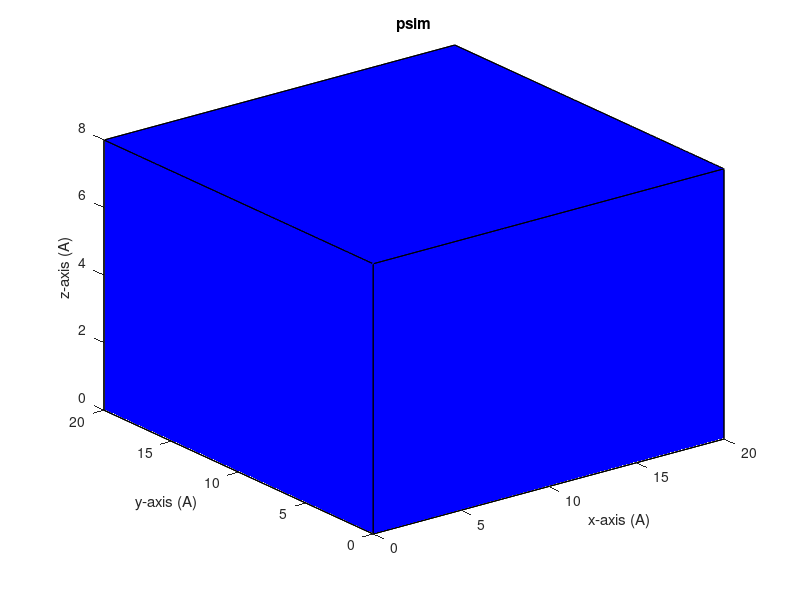

MATLAB code to generate this figure: (Note: this script raises an error after producing the figure.)
%-----------------------------------------------------------------------------------
% psim
% Particle Simulation Prototype
% This program simulates a number of particles confined to box of specified 
% dimensions, and calculates various thermodynamic properties.
%-----------------------------------------------------------------------------------
% Brian Burns
% Advanced Physics Lab
% Dr. John Miller, Jr. 
% April 2003
%-----------------------------------------------------------------------------------

clear; % clear all variables (helps catch variable misspellings, etc). 
clf % clear figure window 
clc % clear command window
close all; % delete any existing figures

% Append all output to log file
diary psimlog.txt;

ProgramVersion = 'psim, version April 2003';


%-----------------------------------------------------------------------------------
% Constants and Units
%-----------------------------------------------------------------------------------
% Mass:       Daltons (D) (1.66e-26 kg)
% Length:     Angstroms (A) (1e-10 m)
% Time:       Picosecs (ps) (1e-12 sec)
% Force:      Mewton "Molecular Newton" = DA/ps^2 
% Energy:     Moule "Molecular Joule" = DA^2/ps^2 
% Pressure:   Mascal "Molecular Pascal" = D/A/ps^2 
% Volume:     Molvo "Molecular Volume" = A^3 
%-----------------------------------------------------------------------------------

NA = 6.022e23; % Avogadro's number
kbJoules = 1.380658e-23; % Boltzmann's constant [Joules/K]
Dalton = 1.6605402e-27; % [kg]
Angstrom = 1e-10; % [meters]
ps = 1e-12; % [seconds]
kjpermol = 1000 / NA; % [1.66e-21 J]
eV = 1.602e-19; % [Joules]

Mewton = Dalton * Angstrom / ps^2; % [Newtons]
Moule = Dalton * Angstrom^2 / ps^2; % [Joules]
Mascal = Mewton / Angstrom^2; % [Pascals]
Molvo = Angstrom^3; % [m^3]

% Conversion Factors
NewtonsPerMewton = Mewton; % [1.66054e-13 Newtons/Mewton]
JoulesPerMoule = Moule; % [1.66054e-23 Joules/Moule]
PascalsPerMascal = Mascal; % [1.66054e7 Pascal/Mascal]
MewtonsPerNewton = 1/Mewton; % [6.022137377e12 Mewtons/Newton]
MoulesPerJoule = 1/Moule; % [6.022137e22 Moules/Joule]
MascalsPerPascal = 1/Mascal; % [6.022137e-8 Mascal/Pascal]
AngstromsPerMeter = 1/Angstrom;
KilogramsPerDalton = Dalton;
CubicMetersPerMolvo = Angstrom^3;
eVperMoule = Moule / eV; % [eV/Moule]
eVperJoule = 1/eV; % [eV/Joule]
AtmospheresPerPascal = 1/101325; % [Atm/Pa]
AtmospheresPerMascal = AtmospheresPerPascal * PascalsPerMascal; % [Atm/Mascal]

kb = kbJoules * MoulesPerJoule; % Boltzmann's constant [0.83145116 Moules/K]
g = 9.8 * AngstromsPerMeter / (1e12)^2; % Acceleration of gravity [9.8e-14 A/ps^2]
SpeedOfLight = 3e8 * 1e10/1e12; % [3e6 A/ps]


%-----------------------------------------------------------------------------------
% Initialization
%-----------------------------------------------------------------------------------
% Specify starting parameters here.
% A real program would read this info in from initialization files. 
% The different experiments are listed here.
%-----------------------------------------------------------------------------------

nd = 3; % number of dimensions
b3dDisplay = 1; % turn 3d display on / off

% Define different atomic species
Species(1).Name = 'Argon';
Species(1).Mass = 40; % [D]
Species(1).Radius = 0.95; % [A] 
Species(1).Color = 'b'; % blue
Species(1).Quantity = 0;
Species(2) = Species(1); % just a copy of species 1
Species(2).Color = 'g'; % green


% Maxwell Velocity Distribution
%--------------------------------------------------
% sExperiment='Maxwell Velocity Distribution';
% bGasCollisions = 1;
% InitTemperature = 100; % [K]
% sPotentialType = 'none'; % hard spheres / ideal gas
% nPotentialType = 0;
% sParticleDistribution = 'flat';
% sVelocityDistribution = 'same'; 
% DisplaySteps = 2; %round(1/TimeStep); % [steps/display]
% L = 10; % [A]    (range from 10-100 is good)
% bMembrane = 0;
% np = 200; % Number of particles - need enough for good histograms
% bVelocityHistogram = 1;
% TimeRange = 8; % [ps]
% TimeStep = 1/10; % [ps]
% nSpecies = 1;
% Species(1).Quantity = np;
% Species(1).Temperature = InitTemperature; 
% bShiftParticles = 0;
% SampleSteps = round(1/TimeStep); % number of time steps between samples. gives 1 sample per ps
% BoxSize = [L L L];
% nx=10;

% Ideal Gas Law
%--------------------------------------------------
% don't need gas collisions to verify ideal gas law - just use gaussian velocity distribution
% sExperiment='Ideal Gas Law';
% bGasCollisions = 0; 
% InitTemperature = 300; % [K]
% sPotentialType = 'none'; % hard spheres / ideal gas
% nPotentialType = 0;
% sParticleDistribution = 'flat';
% sVelocityDistribution = 'gaussian'; 
% DisplaySteps = 6; %round(1/TimeStep); % [steps/display]
% L = 20; % [A]    (range from 10-100 is good)
% BoxSize = [L L L];
% bMembrane = 0;
% np = 500; % Number of particles
% bVelocityHistogram = 1;
% TimeRange = 100; % [ps]
% TimeStep = 1/10; % [ps]
% nSpecies = 1;
% Species(1).Quantity = np;
% Species(1).Temperature = InitTemperature; 
% bShiftParticles = 0;
% SampleSteps = round(1/TimeStep); % number of time steps between samples. gives 1 sample per ps
% nx=10;

% Diffusion
%--------------------------------------------------
% sExperiment='Diffusion';
% bGasCollisions = 0; 
% InitTemperature = 100; % [K]
% sPotentialType = 'none'; % hard spheres / ideal gas
% nPotentialType = 0;
% sParticleDistribution = 'half';
% sVelocityDistribution = 'gaussian'; 
% DisplaySteps = 2; %round(1/TimeStep); % [steps/display]
% L = 20; % [A]
% BoxSize = [L L L];
% bMembrane = 0;
% np = 1000; % Number of particles
% bVelocityHistogram = 0;
% TimeRange = 10; % [ps]
% TimeStep = 1/40; % [ps]
% nSpecies = 2;
% Species(1).Quantity = np/2;
% Species(2).Quantity = np/2;
% bShiftParticles = 0;
% Species(1).Temperature = InitTemperature; 
% Species(2).Temperature = InitTemperature; 
% SampleSteps = round(1/TimeStep); % number of time steps between samples. gives 1 sample per ps
% nx=10;


% Diffusion2
%--------------------------------------------------
sExperiment='Diffusion';
bGasCollisions = 1; 
InitTemperature = 300; % [K]
sPotentialType = 'none'; % hard spheres / ideal gas
nPotentialType = 0;
sParticleDistribution = 'diff2';
sVelocityDistribution = 'gaussian2';
DisplaySteps = 2; %round(1/TimeStep); % [steps/display]
%L = 40; % [A]
BoxSize = [20 20 8]; % flat box
bMembrane = 0;
np = 220; % Number of particles
bVelocityHistogram = 0;
TimeRange = 10; % [ps]
TimeStep = 1/40; % [ps]
nSpecies = 2;
Species(1).Quantity = np*0.9;
Species(2).Quantity = np*0.1;
bShiftParticles = 0;
Species(1).Temperature = InitTemperature; 
Species(2).Temperature = InitTemperature; 
SampleSteps = round(1/TimeStep); % number of time steps between samples. gives 1 sample per ps
nx=10;

Species(2).Name = 'dye';
Species(2).Mass = 800; % [D]
Species(2).Radius = 4; % [A] 


% Heat Transfer
%--------------------------------------------------
% sExperiment='Heat Transfer';
% bGasCollisions = 1; 
% InitTemperature = 300; % [K]
% sPotentialType = 'none'; % hard spheres / ideal gas
% nPotentialType = 0;
% sParticleDistribution = 'half';
% sVelocityDistribution = 'gaussian'; 
% DisplaySteps = 4; %round(1/TimeStep); % [steps/display]
% BoxSize = [50 5 5]; % [A]
% bMembrane = 0;
% np = 300; % Number of particles
% bVelocityHistogram = 0;
% TimeRange = 10; % [ps]
% TimeStep = 1/25; % [ps]
% nSpecies = 2;
% Species(1).Quantity = np/2;
% Species(2).Quantity = np/2;
% Species(1).Temperature = InitTemperature; 
% Species(2).Temperature = 1; % cold part
% bShiftParticles = 0;
% SampleSteps = 5; %round(1/TimeStep); % number of time steps between samples. gives 1 sample per ps
% nx=20;

% Osmosis
%--------------------------------------------------
% semi-permeable membrane between halves of box (permeable to species 1 only)
% sExperiment='Osmosis';
% bGasCollisions = 0; 
% InitTemperature = 100; % [K]
% sPotentialType = 'none'; % hard spheres / ideal gas
% nPotentialType = 0;
% sParticleDistribution = 'half';
% sVelocityDistribution = 'gaussian'; 
% DisplaySteps = 2; %round(1/TimeStep); % [steps/display]
% L = 20; % [A]    (range from 10-100 is good)
% BoxSize = [L L L];
% bMembrane = 1;
% np = 500; % Number of particles
% bVelocityHistogram = 0;
% TimeRange = 10; % [ps]
% TimeStep = 1/40; % [ps]
% nSpecies = 2;
% Species(1).Quantity = np/2;
% Species(2).Quantity = np/2;
% bShiftParticles = 0;
% Species(1).Temperature = InitTemperature; 
% Species(2).Temperature = InitTemperature; 
% SampleSteps = round(1/TimeStep); % number of time steps between samples. gives 1 sample per ps
% nx=10;

% Real Gas Law
%--------------------------------------------------
% sExperiment='Real Gas Law';
% bGasCollisions = 0;
% sPotentialType = 'lennard-jones'; 
% nPotentialType = 1; % lennard-jones
% bVelocityHistogram = 0;
% InitTemperature = 400; % [K]
% sVelocityDistribution = 'gaussian';
% L = 20; % [A]
% BoxSize = [L L L];
% bMembrane = 0;
% %sParticleDistribution = 'test';
% %np = 2; % Number of particles
% npod = 3; % number of particles in one dimension 
% sParticleDistribution = 'fcc';
% %np = 20; % Number of particles
% np = npod^nd; % number of particles
% TimeRange = 200; % [ps]
% TimeStep = 0.01; % [ps]
% nSpecies = 1;
% Species(1).Quantity = np;
% bShiftParticles = 0;
% Species(1).Temperature = InitTemperature;
% SampleSteps = round(1/TimeStep); % number of time steps between samples. gives 1 sample per ps
% DisplaySteps = 5; 
% nx=10;



% Container
%-----------------------------------------------------------------------------------
BoxMatrix = [BoxSize(1) 0 0; 0 BoxSize(2) 0; 0 0 BoxSize(3)];
BoxArea = 2 * (BoxSize(1) * BoxSize(2) + BoxSize(2) * BoxSize(3) + ...
			BoxSize(1) * BoxSize(3)); % [A^2] ie 2LH + 2HW + 2LW
InitVolume = prod(BoxSize); % [A^3]



% Calculated Parameters
%-----------------------------------------------------------------------------------

TotalTimeSteps = TimeRange / TimeStep; % total number of time steps during run
SampleTime = TimeStep * SampleSteps; % amount of time elapsed between samples [ps]
TotalSamples = TotalTimeSteps / SampleSteps; % total number of samples to take during run

xrange = 0:(BoxSize(1)/nx):BoxSize(1);
trange = 0:SampleTime:TimeRange;
xrange = xrange(1:length(xrange)-1);
trange = trange(1:length(trange)-1);


% Assign data to arrays
%-----------------------------------------------------------------------------------

Radius = zeros(np,1);
Mass = zeros(np,1);
Color = zeros(np,1);
Position = zeros(np,nd);
Velocity = zeros(np,nd);
Acceleration = zeros(np,nd);

iStart = 1;
for i = 1:nSpecies
	
	AtomMass = Species(i).Mass;
	AtomRadius = Species(i).Radius;
	AtomVolume = 4/3*pi*AtomRadius^3; % [A^3]
	kT = kb * Species(i).Temperature; % Thermal energy [Moules]
	VxRms = sqrt(kT / AtomMass); % std deviation of one velocity component [A/ps]

	Quantity = Species(i).Quantity; % number of atoms of this species
	
	iEnd = iStart + Quantity - 1;
	Range = iStart:iEnd; % range of indices for this species (eg 20:39)
	
	Radius(Range) = Species(i).Radius;
	Mass(Range) = Species(i).Mass;
	Color(Range) = Species(i).Color;
	Species(i).Range = Range;
	r = Species(i).Radius;
	BoxMatrixInner = BoxMatrix - 2 * r * eye(3);
	
	% Particle Distribution
	% Distribute particles randomly through container (keep away from walls by radius of atom though)
	switch sParticleDistribution
	case 'half'
		% species 1 in left side of box
		% species 2 in right side of box
		% no barrier
		Position(Range,:) = rand(Quantity,nd) * BoxMatrixInner + r;
		Position(Range,1) = Position(Range,1) * 0.5 + BoxSize(1)*(i-1)/2; % shift to left or right side of the box
	case 'test'
		% two particles symmetrically located in box
		Position(1,:) = [BoxSize(1)/4, BoxSize(2)/2, BoxSize(3)/3];
		Position(2,:) = [3 * BoxSize(1)/4, BoxSize(2)/2, BoxSize(3)/3];
	case 'fcc'
		% arrange particles evenly throughout box volume
		for ix=1:npod
			for iy=1:npod
				for iz=1:npod
					n = iz + npod*(iy-1) + npod*npod*(ix-1);
					Position(n,1) = ix-1;
					Position(n,2) = iy-1;
					Position(n,3) = iz-1;
				end
			end
		end
		Position = Position / npod * BoxMatrix + BoxSize(1)/npod/2;
	case 'diff2'
		% simulate diffusion experiment:
		% species 1 - random
		% species 2 - circular distrib at center of box
		if i==1
			Position(Range,:) = rand(Quantity,nd) * BoxMatrixInner + r;
			Position(Range,3) = ones(Quantity,1) * BoxSize(3)/2; % z's in middle
		else
			theta = rand(Quantity,1) * 2 * pi;
			rpos = rand(Quantity,1) * 3;
			for j = 1:Quantity
				n = j+Range(1) - 1;
				Position(n,:) = [BoxSize(1)/2 + rpos(j)*cos(theta(j)), BoxSize(2)/2 + rpos(j)*sin(theta(j)), BoxSize(3)/2];
%				Position(Range,:) = randn(Quantity,nd) * 5 + BoxSize(1)/2	
			end
			Position(Range,3) = ones(Quantity,1) * BoxSize(3)/2; % z's in middle
		end
	otherwise
		Position(Range,:) = rand(Quantity,nd) * BoxMatrixInner + r;
	end
	
	% Velocity Distribution
	switch sVelocityDistribution
	case 'gaussian'
		% randn = normal (gaussian) distribution - multiply by std dev and add mean to get required distribution.
		Velocity(Range,:) = VxRms * randn(Quantity,nd); 
		% now need to make sure the net energy is actually InitTemp - need to scale v distribution to get it to match.
		% otherwise the random numbers may give you a temperature different from what you expected.
		for j=1:nd
			ActualRms = sqrt(mean(Velocity(Range,j) .* Velocity(Range,j))); % eg 1.96 should be 2.03
			Scale = VxRms / ActualRms;
			Velocity(Range,j) = Velocity(Range,j) * Scale;
		end
	case 'gaussian2'
		% same as 'gaussian' but set z velocity to zero
		% randn = normal (gaussian) distribution - multiply by std dev and add mean to get required distribution.
		Velocity(Range,:) = VxRms * randn(Quantity,nd); 
		% now need to make sure the net energy is actually InitTemp - need to scale v distribution to get it to match.
		% otherwise the random numbers may give you a temperature different from what you expected.
		for j=1:nd
			ActualRms = sqrt(mean(Velocity(Range,j) .* Velocity(Range,j))); % eg 1.96 should be 2.03
			Scale = VxRms / ActualRms;
			Velocity(Range,j) = Velocity(Range,j) * Scale;
		end
		Velocity(Range,3) = zeros(Quantity,1); % no z velocity
	case 'flat'
		Velocity(Range,:) = VxRms * (rand(Quantity,nd)-0.5); % flat distribution
	case 'same'
		% all have same speed but random directions
		Velocity(Range,:) = VxRms * sign(rand(Quantity,nd)-0.5); 
	case 'none'
		Velocity(Range,:) = zeros(Quantity,nd);
	end
	
	iStart = iEnd + 1;
	
end

		
% Expected Values
%-----------------------------------------------------------------------------------

AverageIntermolecularSpacing = (InitVolume/np)^(1/nd); % [A]
SpeedRms = sqrt(3 * kT / AtomMass); % [A/ps]
ExpectedPressure = np * kT / InitVolume * AtmospheresPerMascal; % [atm]
ExpectedCollisionRate = 4 * pi * sqrt(2) * AtomRadius^2 * np * SpeedRms / InitVolume * 1000; % [collisions/mlc/fs]
ExpectedMeanFreeTime = 1 / ExpectedCollisionRate; % [ps]
ExpectedMeanFreePath = SpeedRms * ExpectedMeanFreeTime; % [A]

% Maxwell-Boltzmann probability distribution
if bVelocityHistogram
	Speed = sqrt(kT / AtomMass); % [A/ps]
	s = Speed * (0:1/50:5); % Speed range
	ExpectedSpeedDistribution = np/2 * 4 * pi * (AtomMass/(2*pi*kT))^(3/2) * (s.^2) .* exp(-0.5 * AtomMass * s.^2 / kT); 
	s2 = Speed * (-2:1/50:2); % 1 dim speed range
	ExpectedSpeedDistribution1d = np/2 * sqrt (AtomMass/(2*pi*kT)) * exp(-0.5 * AtomMass * s2.^2 / kT);
end

ExpectedMostProbableSpeed = sqrt(2 * kT / AtomMass);
ExpectedAverageSpeed = sqrt(8 * kT / pi / AtomMass);
ExpectedRmsSpeed = sqrt(3 * kT / AtomMass);
VolumeFraction = AtomVolume * np / InitVolume;
MassDensity = np * AtomMass / InitVolume * KilogramsPerDalton / CubicMetersPerMolvo; % [kg/m^3]


%-----------------------------------------------------------------------------------
% Start
%-----------------------------------------------------------------------------------

fprintf('------------------------------------------------------------------------------------------\n');
fprintf('%s\n', ProgramVersion);
fprintf('Particle Simulator\n');
fprintf('Current time: %s\n', datestr(now, 0));
fprintf('------------------------------------------------------------------------------------------\n');
fprintf('\n');
fprintf('Experiment:                        %s\n', sExperiment);
fprintf('Number of Particles:               %d\n', np);
fprintf('Time Range:                        %.1f ps\n', TimeRange);
fprintf('Time Step:                         %.3f ps\n', TimeStep);
fprintf('InitTemperature:                   %d K\n', InitTemperature);
fprintf('Velocity Distribution:             %s \n', sVelocityDistribution);
fprintf('Potential Type:                    %s \n', sPotentialType);
fprintf('InitRmsSpeed:                      %.1f A/ps\n', SpeedRms);
fprintf('BoxSize:                           %d x %d x %d A\n', BoxSize);
fprintf('Volume:                            %d A^3\n', InitVolume);
fprintf('Avg Intermolecular Spacing:        %.2f A\n', AverageIntermolecularSpacing);
%. for single species...
fprintf('AtomMass:                          %.1f D\n', AtomMass);
fprintf('AtomRadius:                        %.1f A\n', AtomRadius);
fprintf('VolumeFraction:                    %.2f (particle volume / total volume)\n', VolumeFraction);
fprintf('MassDensity:                       %.2f kg/m^3\n', MassDensity);

fprintf('\n');


% Shift Particles
%-----------------------------------------------------------------------------------
% make sure particles aren't colliding with each other...
if bShiftParticles
	fprintf('Shifting particles...\n');
	bDoneShifting = 0;
	while bDoneShifting == 0
		nShifts = 0;
		bDoneShifting = 1;
		for i = 1:np-1
			for j = i+1:np
				DistanceVector = Position(i,:) - Position(j,:);
				Distance = norm(DistanceVector);
				if Distance < (Radius(i) + Radius(j))
					Position(i,:) = Position(i,:) + Radius(i);
					Position(j,:) = Position(j,:) - Radius(j);
					nShifts = nShifts + 1;
					bDoneShifting = 0;
				end
			end
		end
		fprintf('    shifted %d particles\n', nShifts);
	end
	fprintf('    done.\n');
end


% Draw 3d Scene
%-----------------------------------------------------------------------------------
if b3dDisplay

	% Define 3d shape
	% Define the 8 vertices of the unit cube, then define the 6 faces of the box, 
	% then scale the vertices by the box dimensions.
	UnitCubeVertices = [0 0 0; 1 0 0; 1 1 0; 0 1 0; 0 0 1; 1 0 1; 1 1 1; 0 1 1]; 
	BoxFaces = [1 2 6 5; 2 3 7 6; 3 4 8 7; 4 1 5 8; 1 2 3 4; 5 6 7 8];
	BoxVertices = UnitCubeVertices * BoxMatrix;
	
	% Draw particles in 3d
	for i = 1:nSpecies
		MarkerStyle = ['.', Species(i).Color]; % string concatenation (eg to '.r')
		Range = Species(i).Range;
		MarkerSize = Species(i).Radius * 10;
		hPlot(i) = plot3(Position(Range,1), Position(Range,2), Position(Range,3), MarkerStyle); % x,y,z
		set(hPlot(i), 'MarkerSize', MarkerSize);
		hold on;
	end
	
	% Set axis labels
	title('psim');
	xlabel('x-axis (A)');
	ylabel('y-axis (A)');
	zlabel('z-axis (A)');
	
	% Create 3d container object for display
	hContainer = patch('Vertices',BoxVertices, 'Faces',BoxFaces, 'FaceColor','blue');
	alpha(0.25); % make transpart!
	
	% Set axis lengths
	AxisMin = 0;
	axis([AxisMin BoxSize(1) AxisMin BoxSize(2) AxisMin BoxSize(3)]);
	axis equal;
	axis vis3d; % freezes aspect ratio properties to enable rotation of 3-D objects
	grid on;
	
	% Show 3d figure
	view(3);
	camproj perspective;
	rotate3d on; % turn on mouse-based 3-D rotation
	set(gca,'CameraViewAngleMode','manual'); % prevents graph from being resized as rotated
	drawnow;
	
end


% Save initial velocity for histogram
if bVelocityHistogram
	vxInit = Velocity(:, 1);
	vInit = sqrt(sum(Velocity .* Velocity, 2));
end

% Initialize arrays
DataTime = zeros(TotalSamples,1);
DataWallCollisions = zeros(TotalSamples,1);
DataGasCollisions = zeros(TotalSamples,1);
DataPressure = zeros(TotalSamples,1);
DataTemperature = zeros(TotalSamples,1);
DataTotalEnergy = zeros(TotalSamples,1);
DataConcentration = zeros(TotalSamples,nx);
DataTemperatureDist = zeros(TotalSamples,nx);

% Initialize timer values
TimeWalls = 0;
TimeGas = 0;
TimeProperties = 0;
TimeDisplay = 0;
TimeIntegrate = 0;

DeltaMomentum = 0;
WallCollisions = 0;
GasCollisions = 0;

SampleCounter = 0;
DisplayCounter = 0;
SampleIndex = 0;
TimeStepMin = TimeStep;

Force = zeros(np,nd);
AccelerationOld = zeros(np,nd);
Potential = zeros(np,1);

t = 0.0; % start time

%-----------------------------------------------------------------------------------
% Main Loop
%-----------------------------------------------------------------------------------

fprintf('\nRunning...\n');

for nStep = 1:TotalTimeSteps

	% Find max speed in any one dimension
	%. check for opposite also
	MaxSpeed = max(max(abs(Velocity)));
	TimeStepNew = AtomRadius / MaxSpeed;
	if TimeStepNew < TimeStepMin
		TimeStepMin = TimeStepNew;
	end
	
	% Calculate Force Fields
	% -----------------------------------------------------------------------------------
	switch nPotentialType
	case 1 
		% Lennard-Jones 6-12 Potential
		%	U = 4 * Epsilon * [ (Sigma/r)^12 - (Sigma/r)^6 ] (experimentally determined)
		%	F = - grad U = - 4 * Epsilon * (-12 * (Sigma^12)/(r^14) + 6 * (Sigma^6)/(r^8)) * rvector 
		%				 = - 4 * Epsilon * (-12 * (Sigma/r)^12 + 6 * (Sigma/r)^6 ) * rvector / r^2
		%	Argon: Epsilon = 1.65e-21 J		Sigma = 3.4 A
		%	Water: Epsilon = 1.08e-21 J		Sigma = 3.2 A
		Epsilon = 99.6; % [Moules]
		Sigma = 3.4; % [Angstroms]
		Force = zeros(np,nd);
		Potential = zeros(np,1);
		for i = 1:np-1
			for j = i+1:np
				DistanceVector = Position(i,:)-Position(j,:);
				Distance = norm(DistanceVector);
				U = 4 * Epsilon * ((Sigma/Distance)^12 - 2 * (Sigma/Distance)^6);
				Fij = - 4 * Epsilon * (-12 * (Sigma/Distance)^12 + 6 * (Sigma/Distance)^6 ) * DistanceVector / Distance / Distance;
				Force(i,:) = Force(i,:) + Fij;
				Force(j,:) = Force(j,:) - Fij;
				Potential(i) = Potential(i) + 0.5 * U;
				Potential(j) = Potential(j) + 0.5 * U;
			end
			Acceleration(i,:) = Force(i,:)/Mass(i);
		end
		Acceleration(np,:) = Force(np,:)/Mass(np);
	end
	
	
	% Calculate Properties
	%-----------------------------------------------------------------------------------
	% Calculate various properties based on the particle distribution and velocity. 
	% Note: SampleTime = amount of time elapsed since last sample was taken [ps]
	% PlanarPressure (atm) ie specify plane, get array of pressure points for graphical output
	% Pressure [atm] is averaged over all surfaces
	if SampleCounter == 0 % take samples only every so often
		tic;
		SampleCounter = SampleSteps; % reset sample counter
		
		Volume = prod(BoxSize); % [A^3]
		NumericDensity = np / Volume; % [Atoms/A^3]
		Pressure = DeltaMomentum / BoxArea / SampleTime * PascalsPerMascal * AtmospheresPerPascal; % [atm]
		SpeedSquared = sum(Velocity .* Velocity, 2); % v squared = (vx)^2 + (vy)^2 + (vz)^2  [array, summed across rows]
		KineticEnergy = 0;
		PotentialEnergy = sum(Potential); % [Moules]
		KineticEnergy = 0.5 * SpeedSquared' * Mass; % [Moules] % sum of 0.5 * Mass(i) * SpeedSquared(i)
		Temperature = 2.0 / 3.0 * KineticEnergy / kb / np; % [K] . dif for diatomic gas?
		TotalEnergy = KineticEnergy + PotentialEnergy; % [Moules]

		% get concentration distribution of species 1
		conc = histc(Position(Species(1).Range,1),xrange);

		% get temperature distribution of all species
		% bin is an array that tells you which bin each particle went into (0 to nx)
		ke = zeros(nx,1);
		count = zeros(nx,1);
		for i=1:np
			nBin = floor(Position(i,1)/BoxSize(1) * nx) + 1; % 1 to nx
			if nBin < 1 
				nBin = 1;
			end
			if nBin > nx
				nBin = nx;
			end
			ke(nBin) = ke(nBin) + 0.5 * Mass(i) * SpeedSquared(i);
			count(nBin) = count(nBin) + 1;
		end
		for i = 1:nx
			temp(i) = 2.0 / 3.0 * ke(i) / kb / count(i); % [K]
		end
		
		% Save data to arrays
		SampleIndex = SampleIndex + 1;
		DataTime(SampleIndex) = t;
		DataWallCollisions(SampleIndex) = WallCollisions;
		DataGasCollisions(SampleIndex) = GasCollisions;
		DataPressure(SampleIndex) = Pressure;
		DataTemperature(SampleIndex) = Temperature;
		DataKineticEnergy(SampleIndex) = KineticEnergy;
		DataPotentialEnergy(SampleIndex) = PotentialEnergy;
		DataConcentration(SampleIndex,:) = conc';
		DataTemperatureDist(SampleIndex,:) = temp;
		
		% Clear cumulative variables
		DeltaMomentum = 0;
		WallCollisions = 0;
		GasCollisions = 0;
		
		TimeProperties = TimeProperties + toc;
	end
	SampleCounter = SampleCounter - 1;
	
	
	% Display Data
	%-----------------------------------------------------------------------------------
	if DisplayCounter == 0
		tic;
		DisplayCounter = DisplaySteps;
		if b3dDisplay
			for i = 1:nSpecies
				Range = Species(i).Range;
				set(hPlot(i),'XData',Position(Range,1), 'YData',Position(Range,2), 'ZData',Position(Range,3)); % update 3d display
			end
			drawnow;
		end
		TimeDisplay = TimeDisplay + toc;
	end
	DisplayCounter = DisplayCounter - 1;
	
	
	
	% Integrate 
	%-----------------------------------------------------------------------------------
	% Verlet Algorithm
	% we always need the last two values of Position to produce the next one...
	% [Thijssen p475]
	% x(t+h) = 2x(t) - x(t-h) + h^2*a(x(t))
	tic;
	if nStep == 1 
		% for first step, don't have previous position yet
		PositionNew = Position + (TimeStep * Velocity) + (0.5 * TimeStep * TimeStep * Acceleration);
		Velocity = Velocity + TimeStep * Acceleration;
	else
		PositionNew = 2 * Position - PositionOld + TimeStep * TimeStep * Acceleration;
		Velocity = (PositionNew - PositionOld) / 2 / TimeStep;
	end

	% save position array
	PositionOld = Position;
	Position = PositionNew;
	
	TimeIntegrate = TimeIntegrate + toc;

	
	% Handle Wall Collisions
	%-----------------------------------------------------------------------------------
	% Check for collision with walls
	% Flip momentum component normal to wall
	% These are cumulative variables, cleared after each sample taken. 
	tic;
	for i = 1:np % particles
		for j = 1:nd % dimensions
			if Position(i,j) < Radius(i)
				Velocity(i,j) = -Velocity(i,j);
				Position(i,j) = 2 * Radius(i) - Position(i,j); % reflect about x=r axis
				DeltaMomentum = DeltaMomentum + abs(2*Mass(i)*Velocity(i,j)); % [DA/ps]
				WallCollisions = WallCollisions + 1;
			elseif Position(i,j) > (BoxSize(j) - Radius(i))
				Velocity(i,j) = -Velocity(i,j);
				Position(i,j) = 2 * (BoxSize(j) - Radius(i)) - Position(i,j); % reflect about x=L-r axis
				DeltaMomentum = DeltaMomentum + abs(2*Mass(i)*Velocity(i,j)); % [DA/ps]
				WallCollisions = WallCollisions + 1;
			end
		end
	end
	TimeWalls = TimeWalls + toc;

	% Check for collision with semi-permeable membrane
	if bMembrane
		for i = Species(2).Range
			if Position(i,1) < (MembranePosition + Radius(i))
				Velocity(i,1) = -Velocity(i,1);
				Position(i,j) = 2 * (MembranePosition + Radius(i)) - Position(i,j); % reflect about x=m+r axis
			end
		end
	end			
	
	% Handle Gas Collisions
	%-----------------------------------------------------------------------------------
	% Check for collision with other particles
	% This is the slowest part of the program. 
	% Swap momentum components parallel to vector connecting particles
	%. need smarter collision detector - ie trace each back to point where just touching to find correct distance vector
	tic;
	if bGasCollisions
		for i = 1:np-1
			for j = i+1:np
				DistanceVector = Position(i,:)-Position(j,:);
				Distance = norm(DistanceVector); 
				if Distance < (Radius(i) + Radius(j))
					VelocityVector = Velocity(i,:) - Velocity(j,:);
					DistanceHat = DistanceVector ./ Distance;
					VelocityComponent = dot(DistanceHat, VelocityVector) * DistanceHat;
					Velocity(i,:) = Velocity(i,:) - VelocityComponent;
					Velocity(j,:) = Velocity(j,:) + VelocityComponent;
					GasCollisions = GasCollisions + 1;
				end
			end
		end
	end
	TimeGas = TimeGas + toc;

	
	% Update current time
	t = t + TimeStep;
	
end




% Final calculations
%-----------------------------------------------------------------------------------
AveragePressure = mean(DataPressure); % [atm]
StdDevPressure = std(DataPressure);
AverageTemperature = mean(DataTemperature); % [K]
AverageCollisionRate = mean(DataGasCollisions) / np * 1000; % [collisions/mlc/fs]

% Save final velocity
if bVelocityHistogram
	vxFinal = Velocity(:, 1);
	vFinal = sqrt(sum(Velocity .* Velocity, 2));
end


% Display properties
%-----------------------------------------------------------------------------------

fprintf('\n\n');

fprintf('Results\n');
fprintf('                       Expected          Measured (avg)   StdDev            \n');
fprintf('Pressure:              %9.2f          %9.2f    %9.2f   atm               \n', ExpectedPressure, AveragePressure, StdDevPressure);
fprintf('Temperature:           %9.1f          %9.1f                K                 \n', InitTemperature, AverageTemperature);
fprintf('CollisionRate:         %9.2f          %9.2f                collisions/mlc/fs \n', ExpectedCollisionRate, AverageCollisionRate);
fprintf('\n\n');


fprintf('Time Requirements:\n');
fprintf('    Wall Collisions:      %.1f sec\n', TimeWalls);
fprintf('    Gas Collisions:       %.1f sec\n', TimeGas);
fprintf('    Calculate Properties: %.1f sec\n', TimeProperties);
fprintf('    Display Data:         %.1f sec\n', TimeDisplay);
fprintf('    Integrate:            %.1f sec\n', TimeIntegrate);
fprintf('\n\n');

if TimeStepMin < TimeStep
	fprintf('Need to reduce time step! currently %.3f ps, should be %.3f ps\n', TimeStep, TimeStepMin);
end



% Display figures
%-----------------------------------------------------------------------------------

% ScreenSize is a four-element vector: [left, bottom, width, height]:
Screensize = get(0,'ScreenSize');
Pos = [20 40 Screensize(3)*.8 Screensize(4)*.8];
figure('Position', Pos)
%figure;

warning off; % turn off warning messages

subplot 331;
plot(DataTime, DataWallCollisions);
xlabel('Time (ps)');
ylabel('Wall collisions');

subplot 332;
plot(DataTime, DataGasCollisions);
xlabel('Time (ps)');
ylabel('Gas collisions');

subplot 334;
plot(DataTime, DataPressure);
%hold on;
%plot(PredictedPressure);
xlabel('Time (ps)');
ylabel('Pressure (atm)');

subplot 335;
plot(DataTime, DataTemperature);
xlabel('Time (ps)');
ylabel('Temperature (K)');

subplot 336;
plot(DataTime, DataKineticEnergy,'g');
hold on;
plot(DataTime, DataPotentialEnergy,'r');
hold on;
plot(DataTime, DataKineticEnergy + DataPotentialEnergy,'b');
xlabel('Time (ps)');
ylabel('Energy (Moules)');
legend('ke','pe','net');

subplot 337;
surf(xrange,trange,DataConcentration);
xlabel('x (A)');
ylabel('time (ps)');
zlabel('conc');

subplot 338;
surf(xrange,trange,DataTemperatureDist);
xlabel('x (A)');
ylabel('time (ps)');
zlabel('temp (K)');

camproj perspective;
rotate3d on; % turn on mouse-based 3-D rotation


% Compare velocity distributions
%-----------------------------------------------------------------------------------
if bVelocityHistogram
	figure;
	x = 18;
	
	subplot 221;
	hist(vxInit, x);
	title('vx init');
	
	subplot 223;
	hist(vInit, x);
	title('v init');
	
	subplot 222;
	hist(vxFinal, x);
	title('vx final');
	% plot against maxwell-boltzmann velocity distribution
	hold on;
	plot(s2,ExpectedSpeedDistribution1d);
	
	subplot 224;
	hist(vFinal, x);
	title('v final');
	% plot against maxwell-boltzmann velocity distribution
	hold on;
	plot(s,ExpectedSpeedDistribution);
	
	% change color
	h = findobj(gcf,'Type','patch');
	set(h,'FaceColor','g','EdgeColor','w');
	
end


fprintf('\n');

% Turn off output log
diary off;

% Save all variables to file
%save psimvars.mat;
%fprintf('All data has been saved to psimvars.mat. Type \"load psimvars.mat\" and \"whos\" to examine data.\n');
%fprintf('Rename file if you want to keep data.\n');


%-----------------------------------------------------------------------------------
% Matlab Commands
%-----------------------------------------------------------------------------------
% An explanation of some Matlab commands: 
% view(3) - sets the default three-dimensional view, az = -37.5, el = 30.
% axis equal - sets the aspect ratio so that the data units are the same in every direction.
% axis square - makes the current axes region square (or cubed when three-dimensional). 
% rand(m,n) - returns an m-by-n matrix of random entries (0 to 1)
% randn - gives a normally distributed array of random numbers (mean 0, std dev 1)
% drawnow - flushes the event queue and updates the figure window.
% B = zeros(m,n) or B = zeros([m n]) - returns an m-by-n matrix of zeros.
% DistanceSquared = sum(DistanceVector .* DistanceVector, 2); % ie = dx^2 + dy^2 + dz^2
% norm(DistanceVector) = sqrt(sum(DistanceVector .* DistanceVector, 2))
%-----------------------------------------------------------------------------------

